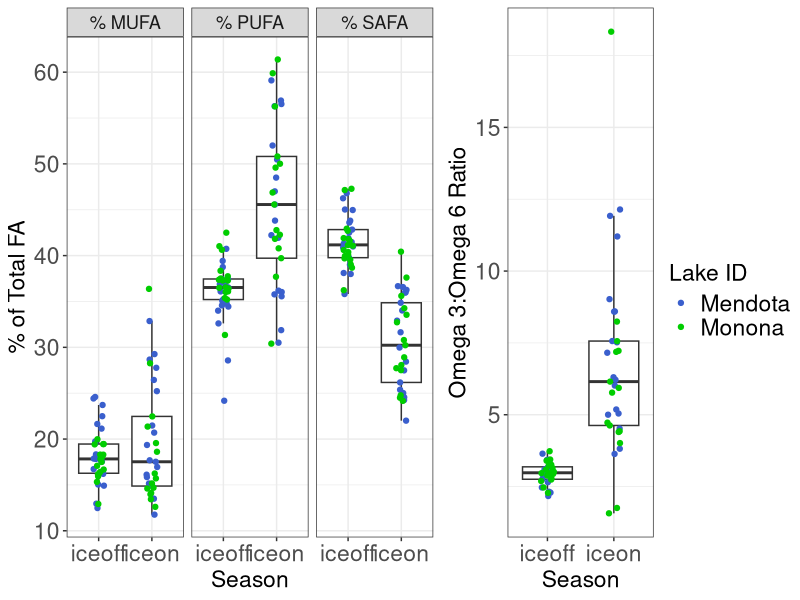
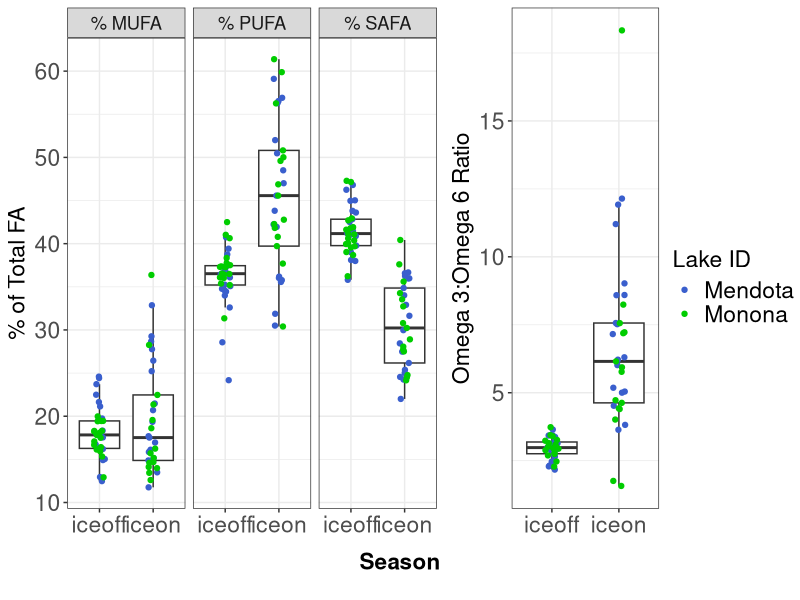

Write the R code that produced these figures, in order. (Note: this script raises an error after producing the figures.)
# ============================================================== #
## ========================= OVERVIEW ========================= ##
# ============================================================== #

# Looking at iceon/iceoff community FA profiles
# Only using Lakes Mendota and Monona from LTER,
# as they have equivalent iceon/iceoff paired data
# Using AG PLoS paper FA dataset, with some aggregation/crosswalking
# to match LTER data.

# ============================================================== #
## =================== DATA WRANGLING STEPS =================== ##
# ============================================================== #

# 1) LTER data - read in, format dates, keep only ME/MO
# 2) read in iceon/iceoff data (ecology letters paper)
# 3) tag LTER data with season, keep only iceon/iceoff
# 4) aggregate LTER samples to month (mean taxa biomass by lake/year/month)
# 5) identify genera <5% of any sample - remove these genera
# 6) calculate dry weight (20% of wet weight)
# 7) read in FA PLoS data - keep freshwater, proportion data
# --> 7.5) fix FA/LTER group/division matches (see crosswalk.xlsx)
# 8) aggregate FA to genus and division level profiles
# 9) aggregate biomass to genus level
# 10) tag LTER data with whether has matching division/Group or genus in FA data
# 11) merge LTER with FA data (genus, division, NA matches)
# 12) weight FA data by biomass dry weight / total biomass 
#     (genus-level FA, independent of biomass)
# 13) aggregated weighted to community level 
# 14) plotted MUFA/PUFA/SAFA by Lake & Season; plotted Omega3:6 by Lake & Season
# 15) read in FA Secchi data and plot PUFA/SAFA ~ Secchi



# ============================================================== #
## ====================== SCRIPT BEGINS ======================= ##
# ============================================================== #

#load packages
library(dplyr)
library(reshape2)
library(tidyr)
library(lubridate)
library(vegan)
library(RColorBrewer)
library(ggplot2)
library(ggpubr)
library(grid)
library(gridExtra)


# read in LTER phyto data -------------------------------------------------


#read in, format dates so can stack ok 

madison <- read.csv("../Data/ntl88_v7.csv", stringsAsFactors = FALSE) %>%
  mutate(date = as.Date(sampledate, format = "%m/%d/%Y")) %>%
  select(-sampledate)

#only madison lakes have matching iceon/iceoff data
lter_lakes <- madison %>%
  filter(lakeid %in% c("MO", "ME"))

#keep only necessary files
lter_lakes <- lter_lakes %>%
  mutate(month = month(date),
         year = year(date)) %>%
  select(lakeid, year, month, date, sta, depth_range,
         division, genus, taxa_name, biomass_conc)


# read in under ice data, for ice on/off timing ---------------------------

seasons_orig <- read.csv("../Data/under_ice_data.csv", stringsAsFactors = FALSE)

#keep only wisconsin, cols of interest, make start and end full dates
seasons_wisc <- seasons_orig %>%
  filter(lakeregloc == "Wisconsin") %>%
  select(year, season, lakename, lakeregloc,
         startday, startmonth, startyear,
         endday, endmonth, endyear) %>% #,
  #iceduration, periodn, photicdepth,
  #icedepth, snowdepth, airtemp) %>%
  mutate(startmonum = match(startmonth, month.abb),
         endmonum = match(endmonth, month.abb)) %>%
  mutate(startdate = paste(startyear, startmonum, startday, sep = "-"),
         enddate = paste(endyear, endmonum, endday, sep = "-"))

#unique(seasons_wisc$lakename)
#unique(lter_lakes$lakeid) %>% sort()

#make lakeid to match
seasons_lakes <- seasons_wisc %>%
  mutate(lakeid = ifelse(lakename == "Lake Mendota", "ME", NA),
         lakeid = ifelse(lakename == "Lake Monona", "MO", lakeid)) %>%
  select(season, lakeid, year, startdate, enddate) %>%
  filter(lakeid %in% c("ME", "MO"))

# Note: we are losing the 2014/2015/2016 data by using this to subset
# we may want to go back to raw LTER ice data to get 2014/2015/2016 iceon/iceoff dates



# LTER ice duration data (for seasons) ------------------------------------


#this gets the ice, but we don't have the summer stratified period
#(which is problematic...)

#read in LTER ice duration data
duration <- read.csv("../Data/ntl33_v4.csv", stringsAsFactors = FALSE)

#look like what we need
head(duration)

#keep only relevant info
duration_relevant <- duration %>%
  #only interested in Mendota, Monona
  filter(lakeid %in% c("ME", "MO")) %>%
  #can narrow down year range
  filter(year4 >= 1990)

#not sure what to do about this



# tag data with season ----------------------------------------------------


lter_dates_only <- lter_lakes %>%
  select(lakeid, year, date) %>%
  unique() %>%
  rename(sample_year = year) %>%
  arrange(lakeid, sample_year)

#make seasons wide format to can have column "start", "sample", and "end" dates
seasons_lakes_wide <- seasons_lakes %>%
  melt(id.vars = c("lakeid", "year", "season"),
       variable.name = "category", value.name = "date") %>%
  mutate(seasons_category = paste(season, category, sep = "_")) %>%
  select(-season, -category) %>%
  dcast(lakeid + year ~ seasons_category, value.var = "date") %>%
  rename(winter_yr = year) %>%
  select(lakeid, winter_yr, iceon_startdate, iceon_enddate, iceoff_startdate, iceoff_enddate)

#we're only interested in iceon/iceoff
#(looking at ice vs stratified patterns in FA)

lter_seasons_pre <- merge(lter_dates_only, seasons_lakes_wide,
                      by = c("lakeid"), all.x = TRUE) %>%
  #tag seasons with iceon/iceoff (NA if not fall within start/end dates)
  mutate(season = ifelse(date >= iceon_startdate & date <= iceon_enddate, "iceon", NA),
         season = ifelse(date >= iceoff_startdate & date <= iceoff_enddate, "iceoff", season)) %>%
  #keep only samples that fall within iceon or iceoff
  filter(!is.na(season))

#merge back to full lter data
lter_seasons <- lter_seasons_pre %>%
  #group things by *winter* year
  select(lakeid, date, winter_yr, season) %>%
  merge(lter_lakes, by = c("lakeid", "date")) %>%
  select(-year)




# aggregate samples to month ----------------------------------------------


#aggregate to month within *winter* year and lake (ignore station and depth for now)
#since ignoring "other" seasons, shouldn't have issue of sample dates across seasons

#using mean since some dates have multiple samples per month, while others have one or none
#using averages to account for multiple within-month samples, make comparable

lter_month <- lter_seasons %>%
  #monthly taxa mean biomass (across stations and depth)
  group_by(lakeid, winter_yr, season, month, division, genus, taxa_name) %>%
  summarize(biomass_ww_m = mean(biomass_conc, na.rm = TRUE)) %>%
  as.data.frame()

#check out number of years
# lter_month %>% 
#   select(lakeid, winter_yr, season) %>% 
#   group_by(lakeid, season) %>% 
#   summarize(n = n_distinct(winter_yr))



# identify <5% of samples -------------------------------------------------


#identify contributors (genus-level) <5% of any sample any date (within lake)
#use wet weight (shouldn't matter)

#find contributions to biomass, in terms of %
lter_contribs <- lter_month %>%
  #for each lake/year/month, find total biomass
  group_by(lakeid, winter_yr, month) %>%
  mutate(total_bm = sum(biomass_ww_m)) %>%
  ungroup() %>%
  #for lake/date, find genus biomass
  group_by(lakeid, winter_yr, month, genus) %>%
  mutate(genus_bm = sum(biomass_ww_m)) %>%
  as.data.frame() %>%
  select(-taxa_name, -biomass_ww_m) %>%
  #find percent genus biomass of total biomass
  mutate(perc_genus_bm = genus_bm / total_bm * 100) %>%
  ungroup()

#find genera that are ever over 5% of a sample BY LAKE
lter_high_contrib <- lter_contribs %>%
  filter(perc_genus_bm >= 0.05)

lter_high_contrib_genera <- lter_high_contrib %>%
  select(lakeid, genus) %>%
  unique() %>%
  arrange(lakeid, genus) %>%
  mutate(high_p = "present")

#find genera that are NOT ever over 5% of a sample
lter_low_contrib <- lter_contribs %>%
  filter(perc_genus_bm < 0.05)

lter_low_contrib_genera <- lter_low_contrib %>%
  select(lakeid, genus) %>%
  unique() %>%
  arrange(lakeid, genus) %>%
  mutate(low_p = "present")

#merge, keep ones that are present in low and not in high
#(i.e., those that are never >=5% of a sample)
lter_remove_5 <- merge(lter_high_contrib_genera, lter_low_contrib_genera,
                       by = c("lakeid", "genus"), all = TRUE) %>%
  #these are ones that are never >=5% of a lake sample
  filter(low_p == "present" & is.na(high_p))



# LTER after removals of low contributors ---------------------------------


#by lake/date - total genus biomass AFTER remove low contribs
lter_after_remove <- lter_month %>%
  #remove low contributors by lake and genus
  filter( !( (lakeid %in% lter_remove_5$lakeid) & (genus %in% lter_remove_5$genus) ) )

#add a dry weight biomass column
lter_use <- lter_after_remove %>%
  mutate(biomass_dw = 0.20 * biomass_ww_m)



# read in fatty acid profiles ---------------------------------------------


# read in PLoS fatty acid dataset
fa <- read.csv("../Data/PLoS_supp/S1_Dataset.csv", stringsAsFactors = FALSE)

#only want freshwater
#fa %>% group_by(Salinity) %>% summarize(n = length(Salinity))
fa_fresh <- filter(fa, Salinity == 0)

#want only proportion data
fa_fresh_prop <- filter(fa_fresh, Data == "prop")

#for now, we don't care about the experimental info
fa_fresh_prop_small <- fa_fresh_prop %>%
  select(Group, Class, Order, Genus, species,
         sumSAFA, sumMUFA, sumPUFA,
         c18.2w6, c18.3w6, c18.3w3,
         c18.4w3, c18.5w3,
         c20.4w6, c20.5w3, c22.6w3)



# fix FA/LTER group/division matches --------------------------------------


#existing matches: Chlorophyta, Cryptophyta, Rhodophyta

#make match at group/division level:
#   Cyanobacteria (FA) = Cyanophyta (LTER)
#   Dinophyta (FA) = Pyrrhophyta (LTER)
#   Euglenozoa (FA) = Euglenophyta (LTER)

#match division to non-group
#   Chrysophyta (LTER) = class Chrysophyceae (FA)
#   Xanthophyta (LTER) = class Xanthophyceae (FA)
#   Haptophyta (LTER) = genus Chromulina (FA)
#   Bacillariophyta (LTER) = average of classes
#                 Bacillariophyceae, Fragilariophyceae, Coscinodiscophyceae (FA)
#       [Bacillariophyta is multiple classes - for these 3 classes, find average FA profile]

fa_fix <- fa_fresh_prop_small %>%
  #first, match at group level
  mutate(GroupDiv = ifelse(Group == "Cyanobacteria", "Cyanophyta", Group),
         GroupDiv = ifelse(Group == "Dinophyta", "Pyrrhophyta", GroupDiv),
         GroupDiv = ifelse(Group == "Euglenozoa", "Euglenophyta", GroupDiv),
         #match at single class level
         GroupDiv = ifelse(Class == "Chrysophyceae", "Chrysophyta", GroupDiv),
         GroupDiv = ifelse(Class == "Xanthophyceae", "Xanthophyta", GroupDiv),
         #match at genus level
         GroupDiv = ifelse(Genus == "Chromulina", "Haptophyta", GroupDiv),
         #Bacillariophyta is multiple classes
         GroupDiv = ifelse(Class %in% c("Bacillariophyceae",
                                        "Fragilariophyceae",
                                        "Coscinodiscophyceae"),
                           "Bacillariophyta", GroupDiv))

# fa_fix %>% select(Group, GroupDiv) %>% unique()
# fa_fix %>% filter(GroupDiv %in% c("Bacillariophyta", "Xanthophyta")) %>% select(Group, Class, GroupDiv) %>% unique()
# fa_fix %>% filter(GroupDiv == "Haptophyta") %>% select(Group, Class, Genus, GroupDiv) %>% unique()
# #yes, works as it should




# tag LTER data with whether matching genus/division in FA data -----------


lter_fa_tag <- lter_use %>%
  #tag at which level it matches
  #not that groupdiv level is a combination of groups/classes/genus
  mutate(cat = ifelse(division %in% fa_fix$GroupDiv, "groupdiv", NA)) %>%
  mutate(cat = ifelse(genus %in% fa_fix$Genus, "genus", cat))

tags <- lter_fa_tag %>% select(division, genus, cat) %>% unique()

# unique(fa_fix$GroupDiv) %>% sort()
# unique(lter_use$division) %>% sort()




# find FA genus and division-level profiles -------------------------------


#within genus, what's the average FA profile
fa_genus <- fa_fix %>%
  group_by(GroupDiv, Genus) %>%
  summarize(gen_avg_sumSAFA = mean(sumSAFA),
            gen_avg_sumMUFA = mean(sumMUFA),
            gen_avg_sumPUFA = mean(sumPUFA),
            gen_avg_c18.2w6 = mean(c18.2w6),
            gen_avg_c18.3w6 = mean(c18.3w6),
            gen_avg_c18.3w3 = mean(c18.3w3),
            gen_avg_c18.4w3 = mean(c18.4w3),
            gen_avg_c18.5w3 = mean(c18.5w3),
            gen_avg_c20.4w6 = mean(c20.4w6),
            gen_avg_c20.5w3 = mean(c20.5w3),
            gen_avg_c22.6w3 = mean(c22.6w3)) %>%
  as.data.frame()

#within group/div (FA/LTER fixed croswalk), what's the average FA profile
fa_groupdiv <- fa_fix %>%
  group_by(GroupDiv) %>%
  summarize(grpdiv_avg_sumSAFA = mean(sumSAFA),
            grpdiv_avg_sumMUFA = mean(sumMUFA),
            grpdiv_avg_sumPUFA = mean(sumPUFA),
            grpdiv_avg_c18.2w6 = mean(c18.2w6),
            grpdiv_avg_c18.3w6 = mean(c18.3w6),
            grpdiv_avg_c18.3w3 = mean(c18.3w3),
            grpdiv_avg_c18.4w3 = mean(c18.4w3),
            grpdiv_avg_c18.5w3 = mean(c18.5w3),
            grpdiv_avg_c20.4w6 = mean(c20.4w6),
            grpdiv_avg_c20.5w3 = mean(c20.5w3),
            grpdiv_avg_c22.6w3 = mean(c22.6w3)) %>%
  as.data.frame()




# aggregate biomass to GENUS ----------------------------------------------

# when missing genus, stick with GENUS biomass but sub in DIVISION fatty acid profile

#aggregate biomass to genus
lter_level_bm <- lter_use %>%
  group_by(lakeid, winter_yr, season, month, division, genus) %>%
  summarize(bm_ww_g = sum(biomass_ww_m, na.rm = TRUE),
         bm_drw_g = sum(biomass_dw, na.rm = TRUE)) %>%
  as.data.frame()

#merge with tag info
lter_level_bm_tag <- merge(lter_level_bm, tags, by = c("division", "genus"), all = TRUE)

# lter_level_bm_tag %>%
#   select(division, genus, cat) %>%
#   unique() %>%
#   group_by(cat) %>%
#   summarize(n = length(cat)) %>%
#   as.data.frame()

#        cat  n
# 1    genus 35
# 2 groupdiv 95
# 3     <NA>  1




# merge with FA profiles --------------------------------------------------


# --> genus level FA - matches genus-level biomass
# merges GENUS level biomass with GENUS level FA profiles
tags_fa_genus <- lter_level_bm_tag %>%
  #only looking at genus-level matches
  filter(cat == "genus") %>%
  #rename for downstream stacking
  rename(biomass_wet_weight = bm_ww_g,
         biomass_dry_weight = bm_drw_g) %>%
  #merge with FA genus level data
  merge(fa_genus,
        by.x = "genus", by.y = "Genus",
        all.x = TRUE) %>%
  #organize columns
  select(GroupDiv, genus, cat, lakeid, winter_yr, month, season,
         biomass_wet_weight, biomass_dry_weight,
         gen_avg_sumSAFA,
         gen_avg_sumMUFA,
         gen_avg_sumPUFA,
         gen_avg_c18.2w6,
         gen_avg_c18.3w6,
         gen_avg_c18.3w3,
         gen_avg_c18.4w3,
         gen_avg_c18.5w3,
         gen_avg_c20.4w6,
         gen_avg_c20.5w3,
         gen_avg_c22.6w3)

#remove labels in headers
names(tags_fa_genus) <- gsub("gen_avg_", "", names(tags_fa_genus))

# --> division level FA - matches division level biomass
# merges GENUS level biomass with DIVISION level FA profiles
# (missing genera in FA get division level FA)
tags_fa_groupdiv <- lter_level_bm_tag %>%
  #keep only those matching at groupdiv level
  filter(cat == "groupdiv") %>%
  #rename for downstream stacking
  rename(biomass_wet_weight = bm_ww_g,
         biomass_dry_weight = bm_drw_g) %>%
  #merge with FA division/group level data
  #merge with FA genus level data
  merge(fa_groupdiv,
        by.x = "division", by.y = "GroupDiv",
        all.x = TRUE) %>%
  rename(GroupDiv = division) %>%
  #organize columns
  select(GroupDiv, genus, cat, lakeid, winter_yr, month, season,
         biomass_wet_weight, biomass_dry_weight,
         grpdiv_avg_sumSAFA,
         grpdiv_avg_sumMUFA,
         grpdiv_avg_sumPUFA,
         grpdiv_avg_c18.2w6,
         grpdiv_avg_c18.3w6,
         grpdiv_avg_c18.3w3,
         grpdiv_avg_c18.4w3,
         grpdiv_avg_c18.5w3,
         grpdiv_avg_c20.4w6,
         grpdiv_avg_c20.5w3,
         grpdiv_avg_c22.6w3)

#remove labels in headers
names(tags_fa_groupdiv) <- gsub("grpdiv_avg_", "", names(tags_fa_groupdiv))

# --> does NOT have associated FA
#leaving biomass at genus level
tags_fa_NA <- lter_level_bm_tag %>%
  filter(is.na(cat)) %>%
  rename(biomass_wet_weight = bm_ww_g,
         biomass_dry_weight = bm_drw_g) %>%
  rename(GroupDiv = division) %>%
  select(GroupDiv, genus, cat, lakeid, winter_yr, month, season,
         biomass_wet_weight, biomass_dry_weight) %>%
  #add NA columns
  mutate(          sumSAFA = NA,
                   sumMUFA = NA,
                   sumPUFA = NA,
                   c18.2w6 = NA,
                   c18.3w6 = NA,
                   c18.3w3 = NA,
                   c18.4w3 = NA,
                   c18.5w3 = NA,
                   c20.4w6 = NA,
                   c20.5w3 = NA,
                   c22.6w3 = NA)

# --> merge together
full_dat <- rbind(tags_fa_genus, tags_fa_groupdiv, tags_fa_NA)




# weight FA profiles by biomass -------------------------------------------


# Data == "prop" is FA % of dry weight
# so it's a fatty acid proportion of dry weight (of genus or division, by cat)

# What we want is "what are the average proportions of SAFA, MUFA, PUFA
# present in the community, irrespective of total biomass?"
# (i.e. we know there is higher biomass in summer - the Circus Circus buffet)
# SH: pretty sure that what we want then is:(biomass_dry_weight * sumSAFA)/total dry weight

# MRB Note 8/30/18: Not sure that it's totally clear what's going on with 
# full_dat_weighted below...It seems to be making percentages (e.g. 47.3%) 
# as opposed to a proportion (e.g. 0.473). Just make sure that it's doing 
# what is expected/described.


full_dat_weighted <- full_dat %>%
  #find total dry weight biomass for each *sample point*
  group_by(lakeid, winter_yr, season, month) %>%
  mutate(sample_date_dry_weight_total = sum(biomass_dry_weight)) %>%
  ungroup() %>%
  #weight FA by biomass - per row (genus within sample date)
  #if FA is % dry weight, then FA * dry weight = biomass of that FA
  #here, sample_date_dry_weight_total is community-level biomass
  #FA props are genus-level
  mutate(sumSAFA_prop = (biomass_dry_weight * sumSAFA) / sample_date_dry_weight_total,
         sumMUFA_prop = (biomass_dry_weight * sumMUFA) / sample_date_dry_weight_total,
         sumPUFA_prop = (biomass_dry_weight * sumPUFA) / sample_date_dry_weight_total,
         c18.2w6_prop = (biomass_dry_weight * c18.2w6) / sample_date_dry_weight_total,
         c18.3w6_prop = (biomass_dry_weight * c18.3w6) / sample_date_dry_weight_total,
         c18.3w3_prop = (biomass_dry_weight * c18.3w3) / sample_date_dry_weight_total,
         c18.4w3_prop = (biomass_dry_weight * c18.4w3) / sample_date_dry_weight_total,
         c18.5w3_prop = (biomass_dry_weight * c18.5w3) / sample_date_dry_weight_total,
         c20.4w6_prop = (biomass_dry_weight * c20.4w6) / sample_date_dry_weight_total,
         c20.5w3_prop = (biomass_dry_weight * c20.5w3) / sample_date_dry_weight_total,
         c22.6w3_prop = (biomass_dry_weight * c22.6w3) / sample_date_dry_weight_total) %>%
  as.data.frame()

#filter(full_dat_weighted, lakeid == "MO" & winter_yr == 2002 & month == 8)

#keep only columns of interest
full_dat_weighted_small <- full_dat_weighted %>%
  select(GroupDiv, genus, cat, lakeid, winter_yr, month, season,
         sumSAFA_prop, sumMUFA_prop, sumPUFA_prop,
         c18.2w6_prop, c18.3w6_prop, c18.3w3_prop,
         c18.4w3_prop, c18.5w3_prop,
         c20.4w6_prop, c20.5w3_prop, c22.6w3_prop)

#write to csv
write.csv(full_dat_weighted_small, "../Data/LTER_madison_FA_weighted_groupdiv.csv", row.names = FALSE)

#this is basically saying:
#for each time point, a genus has some proportion FAs
#we want to aggregate to community, then to season

#ADD UP all MUFA/PUFA/SAFA within a community
#to get community-level amount
#I have proved to myself using pen, paper, and basic algebra that this will work

full_dat_weighted_date_FA <- full_dat_weighted_small %>%
  #get community-level FA props for each time point
  group_by(lakeid, winter_yr, month, season) %>%
  summarize(MUFA_perc = sum(sumMUFA_prop, na.rm = TRUE),
            PUFA_perc = sum(sumPUFA_prop, na.rm = TRUE),
            SAFA_perc = sum(sumSAFA_prop, na.rm = TRUE),
            c18.2w6_perc = sum(c18.2w6_prop, na.rm = TRUE),
            c18.3w6_perc = sum(c18.3w6_prop, na.rm = TRUE),
            c18.3w3_perc = sum(c18.3w3_prop, na.rm = TRUE),
            c18.4w3_perc = sum(c18.4w3_prop, na.rm = TRUE),
            c18.5w3_perc = sum(c18.5w3_prop, na.rm = TRUE),
            c20.4w6_perc = sum(c20.4w6_prop, na.rm = TRUE),
            c20.5w3_perc = sum(c20.5w3_prop, na.rm = TRUE),
            c22.6w3_perc = sum(c22.6w3_prop, na.rm = TRUE)) %>%
  as.data.frame()

# summary(full_dat_weighted_date_FA)

# #now aggregate to season - find average MUFA/PUFA/SAFA profile for each season (all years, boths lakes)
# full_dat_weighted_date_FA %>%
#   group_by(season) %>%
#   summarize(MUFA_perc_avg = mean(MUFA_perc),
#             PUFA_perc_avg = mean(PUFA_perc),
#             SAFA_perc_avg = mean(SAFA_perc)) %>%
#   as.data.frame()
# #doesn't quite add up to 100%, more like 95%, but not unexpected since on average

#aggregate to lake/month/year/season
full_dat_weighted_month_season_FA <- full_dat_weighted_date_FA %>%
  #aggregate across months within season, find average FAs
  group_by(lakeid, winter_yr, season, month) %>%
  summarize(MUFA_perc_avg = mean(MUFA_perc, na.rm = TRUE),
            PUFA_perc_avg = mean(PUFA_perc, na.rm = TRUE),
            SAFA_perc_avg = mean(SAFA_perc, na.rm = TRUE),
            c18.2w6_perc_avg = mean(c18.2w6_perc, na.rm = TRUE),
            c18.3w6_perc_avg = mean(c18.3w6_perc, na.rm = TRUE),
            c18.3w3_perc_avg = mean(c18.3w3_perc, na.rm = TRUE),
            c18.4w3_perc_avg = mean(c18.4w3_perc, na.rm = TRUE),
            c18.5w3_perc_avg = mean(c18.5w3_perc, na.rm = TRUE),
            c20.4w6_perc_avg = mean(c20.4w6_perc, na.rm = TRUE),
            c20.5w3_perc_avg = mean(c20.5w3_perc, na.rm = TRUE),
            c22.6w3_perc_avg = mean(c22.6w3_perc, na.rm = TRUE)) %>%
  as.data.frame()

#aggregate to lake/year/season
full_dat_weighted_yr_season_FA <- full_dat_weighted_date_FA %>%
  #aggregate across months within season, find average FAs
  group_by(lakeid, winter_yr, season) %>%
  summarize(MUFA_perc_avg = mean(MUFA_perc, na.rm = TRUE),
            PUFA_perc_avg = mean(PUFA_perc, na.rm = TRUE),
            SAFA_perc_avg = mean(SAFA_perc, na.rm = TRUE),
            c18.2w6_perc_avg = mean(c18.2w6_perc, na.rm = TRUE),
            c18.3w6_perc_avg = mean(c18.3w6_perc, na.rm = TRUE),
            c18.3w3_perc_avg = mean(c18.3w3_perc, na.rm = TRUE),
            c18.4w3_perc_avg = mean(c18.4w3_perc, na.rm = TRUE),
            c18.5w3_perc_avg = mean(c18.5w3_perc, na.rm = TRUE),
            c20.4w6_perc_avg = mean(c20.4w6_perc, na.rm = TRUE),
            c20.5w3_perc_avg = mean(c20.5w3_perc, na.rm = TRUE),
            c22.6w3_perc_avg = mean(c22.6w3_perc, na.rm = TRUE)) %>%
  as.data.frame()
#note: doesn't add up to quite 100% (working with averages)
#also, data only goes to 2013 (may need to adjust iceon/iceoff dates from raw LTER snow/ice data)

summary(full_dat_weighted_yr_season_FA)
#MUFA: 11-36
#PUFA: 24-61
#SAFA: 22-47

#write to csv
#write.csv(full_dat_weighted_yr_season_FA, "../Data/LTER_Madison_weighted_year_season_FA.csv", row.names = FALSE)




# ============================================================== #
# END OF DATA WRANGLING - ANALYSIS BEGINS ---------------------------------
# ============================================================== #


#Note ~ 150 lines of code removed starting here compared with version in LTER_FA_20180217.R

# LTER_Madison_weighted_year_season_FA<-read.csv("../Data/LTER_Madison_weighted_year_season_FA.csv") #this appears to be the same as full_dat_weighted_yr_season_FA


#MRB edits below:

View(full_dat_weighted_yr_season_FA)


#Figure 3 + 4 (combined):

full_dat_weighted_yr_season_FA_long <- melt(data = full_dat_weighted_yr_season_FA,
                                            measure.vars = c("MUFA_perc_avg",
                                                             "PUFA_perc_avg",
                                                             "SAFA_perc_avg"),
                                            id.vars = c("lakeid","season"))

full_dat_weighted_yr_season_FA_long$variable <- as.character(full_dat_weighted_yr_season_FA_long$variable)
full_dat_weighted_yr_season_FA_long$variable[which(full_dat_weighted_yr_season_FA_long$variable == "MUFA_perc_avg")] <- "% MUFA"
full_dat_weighted_yr_season_FA_long$variable[which(full_dat_weighted_yr_season_FA_long$variable == "PUFA_perc_avg")] <- "% PUFA"
full_dat_weighted_yr_season_FA_long$variable[which(full_dat_weighted_yr_season_FA_long$variable =="SAFA_perc_avg")] <- "% SAFA"

madison_FA <- ggplot(data = full_dat_weighted_yr_season_FA_long, aes(x = season, y = value)) +
  geom_boxplot(outlier.shape = "") +
  geom_jitter(aes(color = lakeid), width = 0.1, size = 1.5) +
  facet_wrap(~variable) +
  xlab("Season") + ylab("% of Total FA")  +
  scale_color_manual(name = "Lake ID", values = c("royalblue3", "green3"),
                     breaks = c("ME", "MO"), labels = c("Mendota", "Monona")) +
  theme_bw() +
  theme(axis.title.y = element_text(size = rel(1.5)),
        axis.text = element_text(size = rel(1.5)),
        axis.title.x = element_text(size = rel(1.5)),
        legend.text = element_text(size = rel(1.5)),
        legend.title = element_text(size = rel(1.5)),
        strip.text.x = element_text(size = rel(1.5)))


#png(filename = "../Figures/Madison_FA_plot.png",
#    width = 4, height = 2.5, units = "in", res = 500)
#madison_FA
#dev.off()


#Figure 4: 

#Taken from old version of script

omegas_chains <- full_dat_weighted_yr_season_FA %>%
  #total omega 3 prop of PUFAs
  mutate(total_omega3 = c18.3w3_perc_avg +
           c18.4w3_perc_avg +
           c18.5w3_perc_avg +
           c20.5w3_perc_avg +
           c22.6w3_perc_avg,
         #total omega 6 prop of PUFAs
         total_omega6 = c18.2w6_perc_avg +
           c18.3w6_perc_avg +
           c20.4w6_perc_avg,
         #total short chain PUFAs (<20 C)
         total_short_chain = c18.2w6_perc_avg +
           c18.3w6_perc_avg +
           c18.3w3_perc_avg +
           c18.4w3_perc_avg +
           c18.5w3_perc_avg,
         #total long chain PUFAs (AG defined as >= 20 C)
         total_long_chain = c20.4w6_perc_avg +
           c20.5w3_perc_avg +
           c22.6w3_perc_avg) %>%
  mutate(omega6_omega3_ratio = total_omega6 / total_omega3,
         #may want just long chain PUFA down the road (%)
         longchainPUFA = (total_long_chain * PUFA_perc_avg) / 100,
         #total long chain is % of PUFAs that are long chain
         #divide by PUFAs prop to get ratio with SAFA
         #(i.e., proportion of ALL FATTY ACIDS that are long chain PUFAs compared to SAFA prop)
         longchainPUFA_SAFA = longchainPUFA / SAFA_perc_avg,
         omega3_omega6_ratio = total_omega3 / total_omega6) #added by MRB on 6/4/18


madison_omega_ratio_plot_3.6 <- ggplot(omegas_chains, aes(season, omega3_omega6_ratio)) +
  geom_boxplot(outlier.shape = "") +
  geom_jitter(aes(color = lakeid), width = 0.1, size = 1.5) +
  ylab("Omega 3:Omega 6 Ratio") + xlab("Season") +
  scale_color_manual(name = "Lake ID", values = c("royalblue3", "green3"),
                     breaks = c("ME", "MO"), labels = c("Mendota", "Monona")) +
  theme_bw() +
  theme(axis.title.y = element_text(size = rel(1.5)),
        axis.text = element_text(size = rel(1.5)),
        axis.title.x = element_text(size = rel(1.5)),
        legend.text = element_text(size = rel(1.5)),
        legend.title = element_text(size = rel(1.5)))


#png(filename = "../Figures/madison_omega_ratio_plot_3v6.png", width = 3.75,
#    height = 4, units = "in", res = 500)
#madison_omega_ratio_plot_3.6
#dev.off()


# Combine plots 3 + 4:
# OPTION 1: Using ggarrange. Simple, but w/o shared x-axis.
png(filename = "../Figures/madison-fa-omegas-combined.png", width = 9,
        height = 3.75, units = "in", res = 500)
ggarrange(madison_FA, madison_omega_ratio_plot_3.6,
          ncol = 2, nrow = 1, common.legend = TRUE, legend = "right",
          widths = c(2,1))
dev.off()



# OPTION 2: Using gridExtra. More complex, but with shared x-axis.
#https://stackoverflow.com/questions/13649473/add-a-common-legend-for-combined-ggplots
p1 <- madison_FA + xlab(label = "")
p2 <- madison_omega_ratio_plot_3.6 + xlab(label = "")

#extract legend
#https://github.com/hadley/ggplot2/wiki/Share-a-legend-between-two-ggplot2-graphs
g_legend<-function(a.gplot){
  tmp <- ggplot_gtable(ggplot_build(a.gplot))
  leg <- which(sapply(tmp$grobs, function(x) x$name) == "guide-box")
  legend <- tmp$grobs[[leg]]
  return(legend)}

mylegend<-g_legend(p1)

png(filename = "../Figures/madison-fa-omegas-combined_sharedX.png", width = 9,
    height = 4, units = "in", res = 500)
grid.arrange(arrangeGrob(p1 + theme(legend.position="none"),
                               p2 + theme(legend.position="none"),
                               nrow=1, widths = c(2,1)),
                   mylegend, nrow=1, widths = c(5,1),
                   bottom = textGrob("Season", vjust = -1,
                                     gp = gpar(fontface = "bold", cex = 1.35)))
dev.off()

######################
# fa ~ secchi

fa_secchi <- read.csv("../Data/fa_secchi_data.csv", stringsAsFactors = FALSE)
fa_secchi$winter_yr2 <- substr(fa_secchi$winter_yr, 3, 4)
fa_secchi$winter_yr2[which(fa_secchi$season == "iceoff")] <- ""
fa_secchi$fill <- "Y"
fa_secchi$fill[which(fa_secchi$season == "iceoff")] <- "N"

fa_secchi$omega3<-fa_secchi$c18.3w3_perc_avg + fa_secchi$c18.4w3_perc_avg +
  fa_secchi$c18.5w3_perc_avg + fa_secchi$c20.5w3_perc_avg +
  fa_secchi$c22.6w3_perc_avg

fa_secchi$omega6 = fa_secchi$c18.2w6_perc_avg + fa_secchi$c18.3w6_perc_avg + 
  fa_secchi$c20.4w6_perc_avg
fa_secchi$omega6omega3ratio<-fa_secchi$omega6/fa_secchi$omega3
fa_secchi$omega3omega6ratio<-fa_secchi$omega3/fa_secchi$omega6



#fa_secchi$shape<-24
#fa_secchi$shape[which(fa_secchi$season=="iceoff")]<-20

#seasonal patterns

#PUFA/SAFA vs SECCHI
pufasafa_secchi_MEMO_oneseason_onevalue<-ggplot(fa_secchi, aes(x = mean_secnview, y = (PUFA_perc_avg / SAFA_perc_avg))) +
  geom_point(size=3, aes(shape = season , colour = lakeid)) +
  ylab("PUFA/SAFA ratio") +
  xlab("Secchi Depth (m)") +
  scale_shape_manual(name = "Season", values = c(0, 16)) +
  scale_color_manual(name = "Lake ID", values = c("royalblue3", "green3")) +
  theme_bw()

pufa_secchi_MEMO_oneseason_onevalue<-ggplot(fa_secchi, aes(x = mean_secnview, y = (PUFA_perc_avg))) +
  geom_point(size=3, aes(shape = season , colour = lakeid)) +
  ylab("PUFA (% of total FA)") +
  xlab("Secchi Depth (m)") +
  scale_shape_manual(name = "Season", values = c(0, 16)) +
  scale_color_manual(name = "Lake ID", values = c("royalblue3", "green3")) +
  theme_bw()

omega63ratio_secchi_MEMO_oneseason_onevalue<-ggplot(fa_secchi, aes(x = mean_secnview, y = (omega6omega3ratio))) +
  geom_point(size=3, aes(shape = season , colour = lakeid)) +
  ylab("omega 6:3 ratio") +
  xlab("Secchi Depth (m)") +
  scale_shape_manual(name = "Season", values = c(0, 16)) +
  scale_color_manual(name = "Lake ID", values = c("royalblue3", "green3")) +
  theme_bw()

omega36ratio_secchi_MEMO_oneseason_onevalue<-ggplot(fa_secchi, aes(x = mean_secnview, y = (omega3omega6ratio))) +
  geom_point(size=3, aes(shape = season , colour = lakeid)) +
  ylab("omega 3:6 ratio") +
  xlab("Secchi Depth (m)") +
  scale_shape_manual(name = "Season", values = c(0, 16)) +
  scale_color_manual(name = "Lake ID", values = c("royalblue3", "green3")) +
  theme_bw()

png(filename = "../Figures/pufa_secchi_MEMO_oneseason_onevalue.png",
    width = 4, height = 3, units = "in", res = 500)
pufa_secchi_MEMO_oneseason_onevalue
dev.off()

png(filename = "../Figures/pufasafa_secchi_MEMO_oneseason_onevalue.png",
    width = 4, height = 3, units = "in", res = 500)
pufasafa_secchi_MEMO_oneseason_onevalue
dev.off()

png(filename = "../Figures/omega6_omega3_ratio_MEMO_oneseason_onevalue.png",
    width = 4, height = 3, units = "in", res = 500)
omega63ratio_secchi_MEMO_oneseason_onevalue
dev.off()

png(filename = "../Figures/omega3_omega6_ratio_MEMO_oneseason_onevalue.png",
    width = 4, height = 3, units = "in", res = 500)
omega36ratio_secchi_MEMO_oneseason_onevalue
dev.off()


#EPA:ALA VS SECCHI - MM suggested but then said not to use, retaining for now
#fasecchi_MEMO_oneseason_onevalue_20p5_18p3<-ggplot(fa_secchi, aes(x=mean_secnview, y=(c20.5w3_perc_avg/(c18.3w3_perc_avg)))) +
#  geom_point(size=3, aes(shape = season , colour= lakeid)) +
#  ylab("EPA/ALA Ratio") +
#  xlab("Secchi Depth (m)") +
#  scale_shape_manual(name = "Season", values=c(0,16)) +
#  scale_color_manual(name = "Lake ID", values = c("royalblue3","green3")) +
#  theme_bw()

#png(filename = "../Figures/fasecchi_MEMO_oneseason_onevalue_EPA-ALA.png",width = 4, height = 3, units = "in", res = 500)
#fasecchi_MEMO_oneseason_onevalue_20p5_18p3
#dev.off()

#EPA:SDA VS SECCHI - MM suggested but then said not to use, retaining for now
#fasecchi_MEMO_oneseason_onevalue_20p5_18p4<-ggplot(fa_secchi, aes(x=mean_secnview, y=(c20.5w3_perc_avg/(c18.4w3_perc_avg)))) +
#  geom_point(size=3, aes(shape = season , colour= lakeid)) +
#  ylab("EPA/SDA Ratio") +
#  xlab("Secchi Depth (m)") +
#  scale_shape_manual(name = "Season", values=c(0,16)) +
#  scale_color_manual(name = "Lake ID", values = c("royalblue3","green3")) +
#  theme_bw()

#png(filename = "../Figures/fasecchi_MEMO_oneseason_onevalue_EPA-SDA.png",width = 4, height = 3, units = "in", res = 500)
#fasecchi_MEMO_oneseason_onevalue_20p5_18p4
#dev.off()
